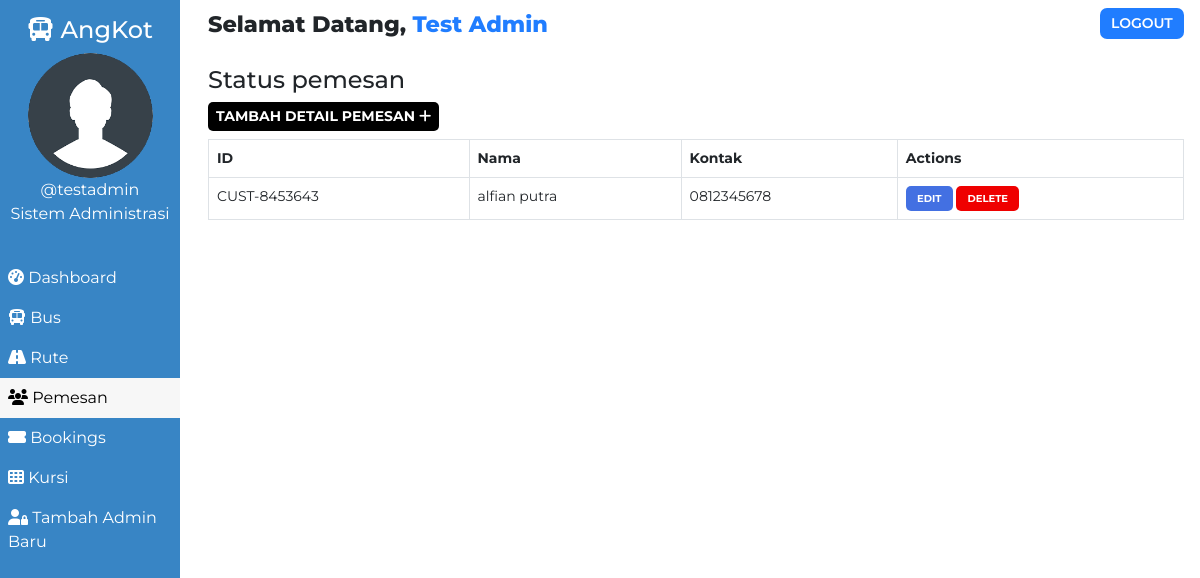
The app's page /admin/customer.php (signed in) with its own data.
### tables this page shows
CREATE TABLE `users` (
  `user_id` int(11) NOT NULL,
  `user_fullname` varchar(100) NOT NULL,
  `user_name` varchar(30) NOT NULL,
  `user_password` varchar(255) NOT NULL,
  `user_created` datetime NOT NULL DEFAULT current_timestamp()
);

CREATE TABLE `customers` (
  `id` int(100) NOT NULL,
  `customer_id` varchar(255) NOT NULL,
  `customer_name` varchar(30) NOT NULL,
  `customer_phone` varchar(10) NOT NULL,
  `customer_created` datetime NOT NULL DEFAULT current_timestamp()
);

### admin/customer.php (the view, shortened to what this page needs)
<!DOCTYPE html>
<html lang="en">
<head>
    <link href="https://cdn.jsdelivr.net/npm/bootstrap@5.0.1/dist/css/bootstrap.min.css" rel="stylesheet">
    <?php
        $page="customer";
    ?>
</head>
<body>
    <?php require '../assets/partials/_admin-header.php';?>
        <?php
            $resultSql = "SELECT * FROM `customers` ORDER BY customer_created DESC";
            $resultSqlResult = mysqli_query($conn, $resultSql);
            if(!mysqli_num_rows($resultSqlResult)){ ?>
                <div class="container mt-4">
                    <div id="noCustomers" class="alert alert-dark " role="alert">
                        <h1 class="alert-heading">Pemesan Tidak Ditemukan</h1>
                        <p class="fw-light">Jadi pemesan yang pertama!</p>
                        <hr>
                        <div id="addCustomerAlert" class="alert alert-success" role="alert">
                                Click on <button id="add-button" class="button btn-sm"type="button"data-bs-toggle="modal" data-bs-target="#addModal">Tambah <i class="fas fa-plus"></i></button> untuk menambahkan pemesan!
                        </div>
                    </div>
                </div>
            <?php }
            else { ?>
            <section id="customer">
                <div id="head">
                    <h4>Status pemesan</h4>
                </div>
                <div id="customer-results">
                    <div>
                        <button id="add-button" class="button btn-sm"type="button"data-bs-toggle="modal" data-bs-target="#addModal">Tambah detail pemesan <i class="fas fa-plus"></i></button>
                    </div>
                    <table class="table table-hover table-bordered">
                        <thead>
                            <th>ID</th>
                            <th>Nama</th>
                            <th>Kontak</th>
                            <th>Actions</th>
                        </thead>
                        <?php
                            while($row = mysqli_fetch_assoc($resultSqlResult))
                            {
                                $id = $row["id"];
                                $customer_id = $row["customer_id"];
                                $customer_name = $row["customer_name"];
                                $customer_phone = $row["customer_phone"];
                        ?>
                        <tr>
                            <td>
                                <?php
                                    echo $customer_id;
                                ?>
                            </td>
                            <td>
                                <?php
                                    echo $customer_name;
                                ?>
                            </td>
                            <td>
                                <?php
                                    echo $customer_phone;
                                ?>
                            </td>
                            <td>
                            <button class="button edit-button " data-link="<?php echo $_SERVER['REQUEST_URI']; ?>" data-id="<?php
                                                echo $customer_id;?>" data-name="<?php
                                                echo $customer_name;?>" data-phone="<?php
                                                echo $customer_phone;?>"
                                                >Edit</button>
                                            <button class="button delete-button" data-bs-toggle="modal" data-bs-target="#deleteModal" data-id="<?php
                                                echo $id;?>">Delete</button>
                            </td>
                        </tr>
                    <?php
                        }
                    ?>
                    </table>
                </div>
            </section>
            <?php } ?>
        </div>
    </main>
</body>
</html>

### assets/partials/_admin-header.php (shortened to what this page needs)
<?php
    $conn = db_connect();
    $user_id = $_SESSION['user_id'];
    $sql = "SELECT * FROM users WHERE user_id = $user_id";
    $result = mysqli_query($conn, $sql);
    if($row = mysqli_fetch_assoc($result))
    {
        $user_fullname = $row["user_fullname"];
        $user_name = $row["user_name"];
    }
?>
    <main id="container">
        <div id="sidebar">
            <h4><i class="fas fa-bus"></i> AngKot</h4>
            <div>
                <img class="adminDp" src="../assets/img/userav-min.png" height="125px" alt="Admin Profile Pic">
                <p>
                    <?php  echo '@'.$user_name;  ?>
                </p>
                <p>Sistem Administrasi</p>
            </div>
            <ul id="options">
                <li class="option <?php if($page=='dashboard'){ echo 'active';}?>">
                    <a href="./dashboard.php">
                    <i class="fas fa-tachometer-alt"></i> Dashboard
                    </a>
                </li>
                <li class="option <?php if($page=='bus'){ echo 'active';}?>">
                    <a href="./bus.php">
                    <i class="fas fa-bus"></i> Bus
                    </a>
                </li>
                <li class="option <?php if($page=='route'){ echo 'active';}?>">
                    <a href="./route.php">
                    <i class="fas fa-road"></i> Rute
                    </a>
                </li>
                <li class="option <?php if($page=='customer'){ echo 'active';}?>">
                    <a href="./customer.php">
                    <i class="fas fa-users"></i> Pemesan
                    </a>
                </li>
                <li class="option <?php if($page=='booking'){ echo 'active';}?>">
                    <a href="./booking.php">
                    <i class="fas fa-ticket-alt"></i> Bookings
                    </a>
                </li>
                <li class="option <?php if($page=='seat'){ echo 'active';}?>">
                    <a href="./seat.php">
                    <i class="fas fa-th"></i> Kursi
                    </a>
                </li>
                <li class="option <?php if($page=='signup'){ echo 'active';}?>">
                    <a href="./signup.php">
                    <i class="fas fa-user-lock"></i> Tambah Admin Baru
                    </a>
                </li>
            </ul>
        </div>
        <div id="main-content">
            <section id="welcome">
                <ul>
                    <li class="welcome-item">Selamat Datang,
                        <span id="USER">
                            <?php
                                echo $user_fullname;
                            ?>
                        </span>
                    </li>
                    <li class="welcome-item">
                        <button id="logout" class="btn-sm">
                            <a href="../assets/partials/_logout.php">LOGOUT</a>
                        </button>
                    </li>
                </ul>
            </section>

### assets/styles/admin.php (style rules this page uses)
body { margin: 0; box-sizing: border-box; font-family: 'Montserrat', sans-serif; background-color: white; }
html { scroll-behavior: smooth; }
*, *::after, *::before { box-sizing: inherit; }
#USER { color: #207DFF; }
.adminDp { border-radius: 50%; }
#welcome { background-color: white; }
#welcome ul { display: flex; justify-content: space-between; list-style-type: none; padding: 0; margin: 0; }
#welcome li { margin: 0 1rem; padding: 0.5rem 0; }
#welcome li:first-child { font-weight: 800; font-size: 1.4rem; }
#logout { padding: 0.3rem 0.7rem; background-color: #207DFF; font-weight: 600; outline: none; border: none; border-radius: 7px; }
#logout a { color: white; text-decoration: none; }
@media only screen and (min-width:1000px) { #sidebar { text-align: center; background-color: #3885c5; color: white; width: 15%; position: fixed; top: 0%; padding-top: 1rem; z-index: 2; height: 100vh; } }
@media only screen and (min-width:1000px) { #sidebar p { margin: 0; } }
@media only screen and (min-width:1000px) { #sidebar ul { margin-top: 2rem; } }
@media only screen and (min-width:1000px) { #options { list-style-type: none; text-align: left; padding-left: 0; } }
@media only screen and (min-width:1000px) { .option a { display: block; padding: 0.5rem; text-decoration: none; color: inherit; } }
@media only screen and (min-width:1000px) { .active { background-color:#f7f7f7; color:black; } }
@media only screen and (min-width:1000px) { #main-content { margin-left: 16%; } }

### assets/styles/admin-options.php (style rules this page uses)
* { font-family: Montserrat; }
#booking #head, #customer #head, #route #head, #seat #head, #bus #head { padding-top: 1rem; }
#booking, #customer, #route, #bus, #seat { padding: 0 1rem; }
#booking-results > div, #customer-results > div, #route-results > div, #bus-results > div { margin-bottom: 0.5rem; }
#booking-results button, #customer-results button, #route button, #bus-results button { border-radius: 5px; }
.button { border: none; font-weight: bold; text-transform: uppercase; }
#add-button { background-color: black; color: white; }
table { font-size: 14px; }
#bus .edit-button, #bus .delete-button, #route .edit-button, #route .delete-button, #customer .edit-button, #customer .delete-button { padding: 0.3rem 0.7rem; }
table th,td { padding-left: 0.3rem; }
table button { color: white; }
.edit-button { background-color: #4370E2; }
.delete-button { background-color: #EF0000; }
.edit-button, .delete-button { font-size: 10px }

### records on screen
users: user_name "testadmin", user_fullname "Test Admin"
customers: customer "CUST-8453643", customer_name "alfian putra", customer_phone "0812345678"
